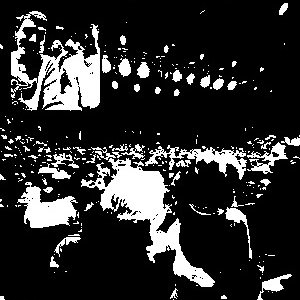
%> input picture image_encoding/final.png, 300 x 300 px
$ octave main_nonogram.m   (GNU Octave 9; MATLAB toolbox functions it lacks are replaced by stand-ins)
%> lines starting %> are read from the running program, lines starting %| are printed output that depends on the picture; in (x1, y1, x2, y2) boxes, pixels count from 0 and x2, y2 are one past the last pixel; in counts of white or black regions, pixels touching at a corner belong together; the program's own positions count from 1
### image_encoding/countcell.m
function [horiz,vert] = countcell(P)
[m,n] = size(P);
horiz = zeros(m,floor(m/2));
for i = 1:m
    k = 1;
    for j = 1:n
        if P(i,j) == 0
            horiz(i,k) = horiz(i,k) + 1;
        elseif (j>1)&& (P(i,j) == 1) && (P(i,j)~=P(i,j-1))
            k = k + 1;
        end
    end
end
% horiz

vert = zeros(floor(n/2),n);
for j = 1:n
    k = 1;
    for i = 1:m
        if P(i,j) == 0
            vert(k,j) = vert(k,j) + 1;
        elseif (i > 1) && (P(i,j) == 1) && (P(i,j)~=P(i-1,j))
            k = k + 1;
        end
    end
end
% vert

### image_encoding/maketext.m
function [htxt,vtxt] = maketext(H,V)

[mh,nh] = size(H);
[mv,nv] = size(V);
htxt = strings(mh,1);
vtxt = strings(nv,1);

for i = 1:mh
    for j = 1:nh
        if H(i,j) ~=0
            htxt(i) = strcat(htxt(i),num2str(H(i,j)));
            htxt(i) = strcat(htxt(i),"-");
        else

            continue
        end
    end
    htxt(i) = strip(htxt(i),'right','-');
end

for j = 1:nv
    for i = 1:mv
        if V(i,j) ~=0
            vtxt(j) = strcat(vtxt(j),num2str(V(i,j)));
            vtxt(j) = strcat(vtxt(j),"-");
        else

            continue
        end
    end
    vtxt(j) = strip(vtxt(j),'right','-');
end

### image_encoding/main_nonogram.m
% % This script receives a picture and makes a nonogram puzzle based on it
% and the specified puzzle dimensions
clear all
close all
clc
%% preparing the input image
filename = 'final.png';
im = imread(filename);
%> im is the input picture: size 300x300x3 uint8; mean R, G, B 45.7, 45.7, 45.7
if size(im,3) > 1
    im = rgb2gray(im);
%> im: size 300x300 uint8
end
% scaling down the image
scale = 4;
Sim = size(im);
%> Sim = [300 300]
U = floor(Sim/scale);
%> U = [75 75]
p = imresize(im,1/scale);
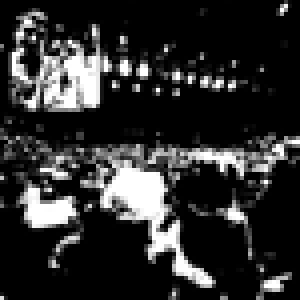
%> p: size 75x75 uint8 (shown 4 times larger); min 0, max 255, mean 46
[m,n] = size(p);
%> m = 75; n = 75
p = histeq(p);
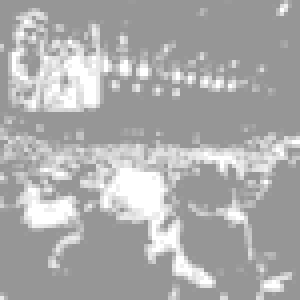
%> p: size 75x75 uint8 (shown 4 times larger); min 150, max 255, mean 171.8
P = imbinarize(p);
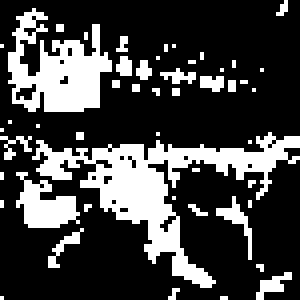
%> P: size 75x75 logical (shown 4 times larger); 25.9% white; 49 white regions (43 under 20 px), largest, box (x1, y1, x2, y2) and area: (8, 33, 75, 72) 687, (2, 2, 28, 28) 366, (4, 43, 20, 57) 125, (54, 49, 63, 65) 38, (64, 68, 73, 75) 28, (12, 57, 21, 67) 25
if median(P(:)) == 0
    P = 1-P;
end
%% make the puzzle
figure, imshow(P,[])
% counting the cells in rows and columns
[horiz,vert] = countcell(P);
%> after the loop in countcell, `for i = 1:m`:
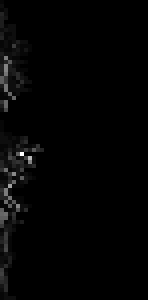
%> horiz: size 75x37 double (shown 4 times larger); min 0, max 35, mean 0.5; drawn with min black and max white
%> after the loop in countcell, `for j = 1:n`:
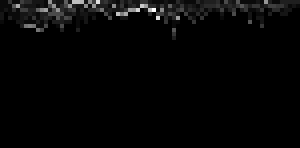
%> vert: size 37x75 double (shown 4 times larger); min 0, max 24, mean 0.5; drawn with min black and max white
[htxt,vtxt] = maketext(horiz,vert);
%> the run ends on the next line
